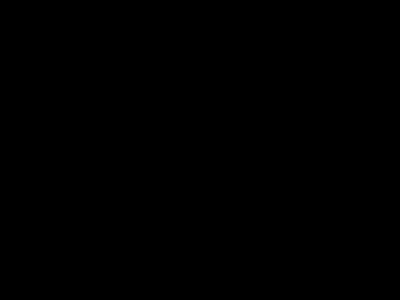
Frame 1 (no input)
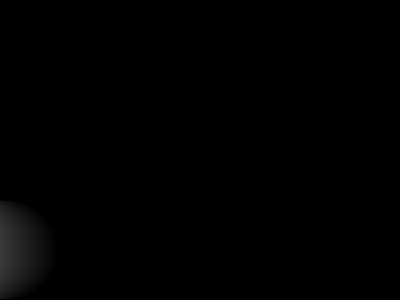
Frame 60 (no input)
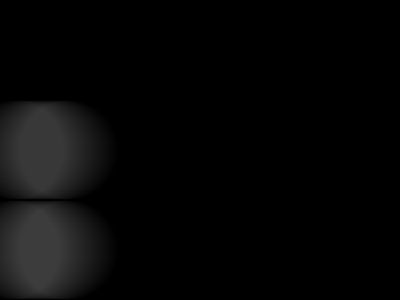
Frame 120 (the mouse pressed at the canvas centre since frame 60)

The p5.js sketch that drew these frames (run headless with seeded random() and noise() and a simulated clock; from frame 60 on, the mouse is pressed at the canvas centre):

// p5.js sketch
// ── sketch.js
let obj1 = {
  x: 0,
  y: 50,
  gray: 0,
  alpha: 1
}
let obj2 = {
  x: 0,
  y: 150,
  gray: 64,
  alpha: 1
}
let obj3 = {
  x: 0,
  y: 250,
  gray: 127,
  alpha: 1
}

function setup() {
  createCanvas(400, 300);
  noStroke();
  background(0);
}

function mousePressed() {
  background(0);
}

function draw() {
  draw_ob(obj1);
  draw_ob(obj2);
  draw_ob(obj3);
}

function draw_ob(ob) {
  fill(ob.gray, ob.alpha);
  circle(ob.x-50, ob.y, 100);
  
  ob.x = (ob.x + 1) % (width + 100);
  
  ob.gray = (ob.gray + 1) % 255;
}

// https://editor.p5js.org/jht1493/sketches/nFRMBGVaU
// 2.2 - variable edge draw_obj 3 alpha 1

// https://editor.p5js.org/jht1493/sketches/58CvXXSE8
// 2.2 - variable edge draw_obj 3 alpha 5

// https://editor.p5js.org/jht1493/sketches/GJWDvxs6d
// 2.2 - variable edge draw_obj 3 alpha

// https://editor.p5js.org/jht1493/sketches/g_NFzcbcq
// 2.2 - variable edge draw_obj 3

// https://editor.p5js.org/jht1493/sketches/nDGl7usRr
// 2.2 - variable edge draw_obj

// https://editor.p5js.org/jht1493/sketches/y98Qq3YM9
// 2.2 - variable edge obj 2

// https://editor.p5js.org/jht1493/sketches/Kik0LOIug
// 2.2 - variable edge obj

// https://editor.p5js.org/jht1493/sketches/I69gHq4bl
// p5js Code! - 2.2 - variable edge full

// https://editor.p5js.org/jht1493/sketches/PEuN_WPty
// p5js Code! - 2.2 - make your own variable edge

// https://editor.p5js.org/jht1493/sketches/HtESWWNTa
// p5js Code! - 2.2 - make your own variable remainder

// Make Your Own (Make Your Own Variable)
// Code! Programming with p5.js
// The Coding Train / Daniel Shiffman
// https://thecodingtrain.com/beginners/p5js/2.2-make-your-own.html
// https://youtu.be/dRhXIIFp-ys

// Make Your Own Variable: https://editor.p5js.org/codingtrain/sketches/xPXNdPy17
// Growing Circle Exercise: https://editor.p5js.org/codingtrain/sketches/ehbMJ-otC
